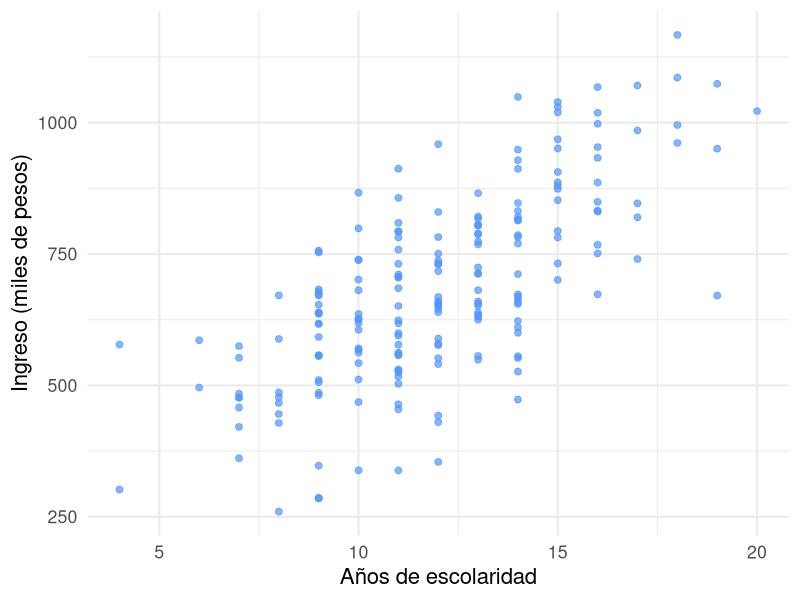
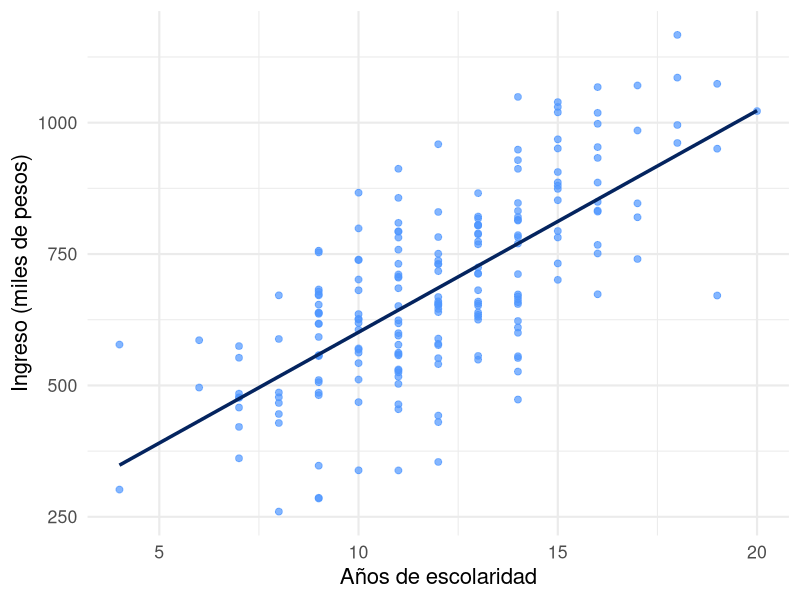
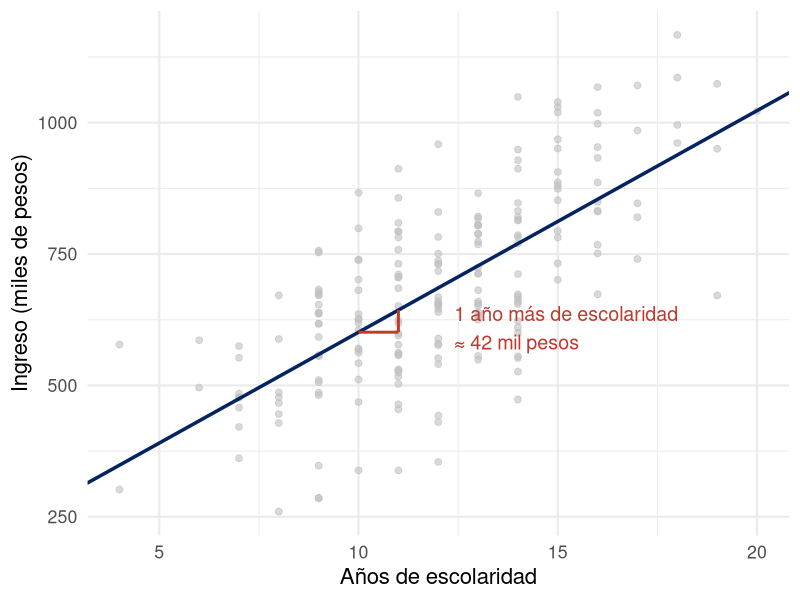
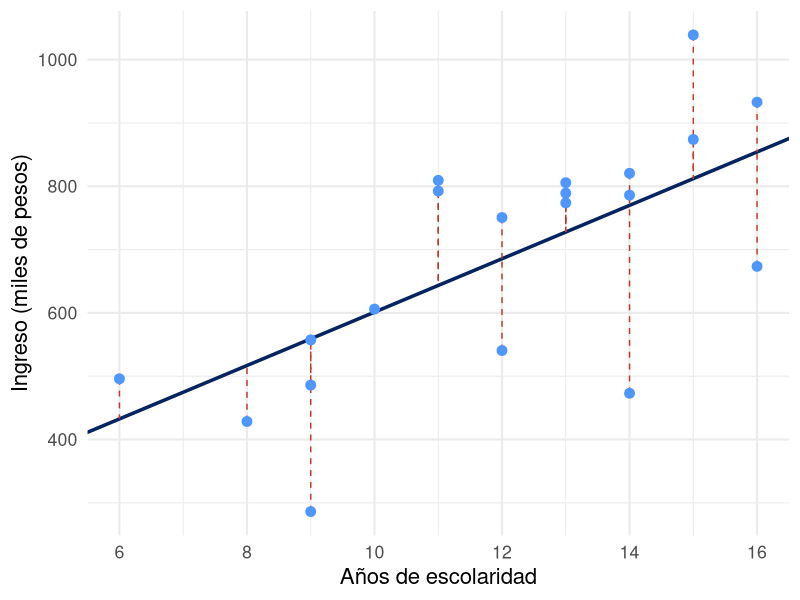

The R script that drew these images, in order:
## ---- chunk 1
#| label: setup
#| include: false
library(ggplot2)

azul <- "#04245f"
azul_claro <- "#4f97ff"
rojo <- "#c0392b"

theme_set(theme_minimal(base_size = 16))
## ---- chunk 2
#| label: fig-nube
#| echo: false
#| fig-width: 9
#| fig-height: 4.5
#| fig-align: center

set.seed(2026)
n <- 200
datos <- data.frame(educacion = round(rnorm(n, mean = 12, sd = 3)))
datos$ingreso <- 180 + 42 * datos$educacion + rnorm(n, mean = 0, sd = 130)

ggplot(datos, aes(x = educacion, y = ingreso)) +
  geom_point(color = azul_claro, alpha = 0.7, size = 2) +
  labs(x = "Años de escolaridad", y = "Ingreso (miles de pesos)")
## ---- chunk 3
#| label: fig-nube-recta
#| echo: false
#| fig-width: 9
#| fig-height: 4.5
#| fig-align: center

ggplot(datos, aes(x = educacion, y = ingreso)) +
  geom_point(color = azul_claro, alpha = 0.7, size = 2) +
  geom_smooth(method = "lm", se = FALSE, color = azul, linewidth = 1.2) +
  labs(x = "Años de escolaridad", y = "Ingreso (miles de pesos)")
## ---- chunk 4
#| label: fig-pendiente
#| echo: false
#| fig-width: 9
#| fig-height: 4.5
#| fig-align: center

modelo <- lm(ingreso ~ educacion, data = datos)
b0 <- coef(modelo)[1]
b1 <- coef(modelo)[2]

ggplot(datos, aes(x = educacion, y = ingreso)) +
  geom_point(color = "grey75", alpha = 0.6, size = 2) +
  geom_abline(intercept = b0, slope = b1, color = azul, linewidth = 1.2) +
  annotate("segment", x = 10, xend = 11, y = b0 + b1 * 10, yend = b0 + b1 * 10,
           color = rojo, linewidth = 1) +
  annotate("segment", x = 11, xend = 11, y = b0 + b1 * 10, yend = b0 + b1 * 11,
           color = rojo, linewidth = 1) +
  annotate("text", x = 12.4, y = b0 + b1 * 10.2,
           label = paste0("1 año más de escolaridad\n≈ ", round(b1), " mil pesos"),
           color = rojo, size = 5, hjust = 0) +
  labs(x = "Años de escolaridad", y = "Ingreso (miles de pesos)")
## ---- chunk 5
#| label: fig-residuos
#| echo: false
#| fig-width: 9
#| fig-height: 4.5
#| fig-align: center

set.seed(11)
sub <- datos[sample(nrow(datos), 20), ]
sub$predicho <- predict(modelo, newdata = sub)

ggplot(sub, aes(x = educacion, y = ingreso)) +
  geom_abline(intercept = b0, slope = b1, color = azul, linewidth = 1.2) +
  geom_segment(aes(xend = educacion, yend = predicho),
               color = rojo, linetype = "dashed") +
  geom_point(color = azul_claro, size = 3) +
  labs(x = "Años de escolaridad", y = "Ingreso (miles de pesos)")
